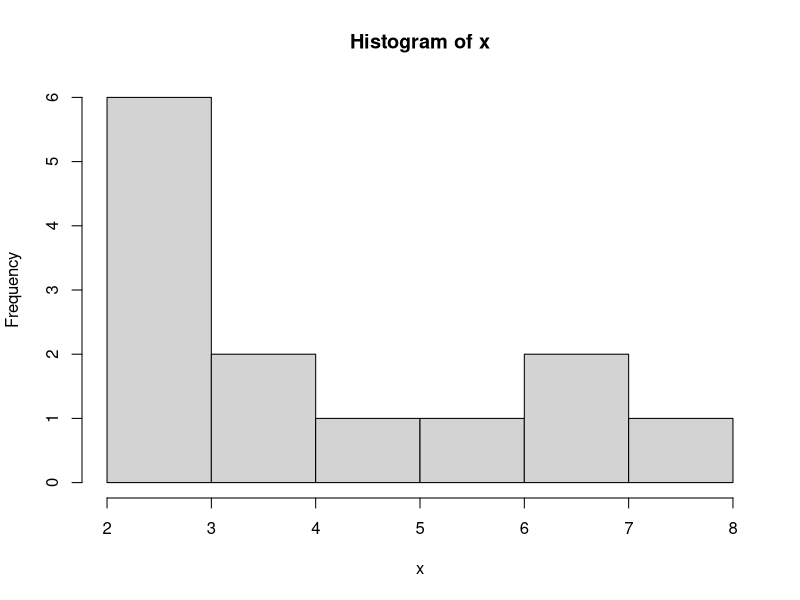
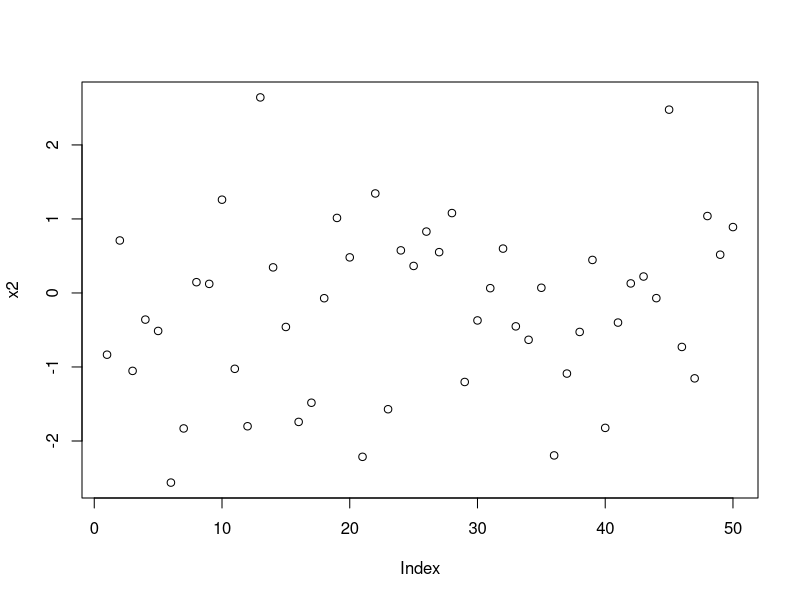
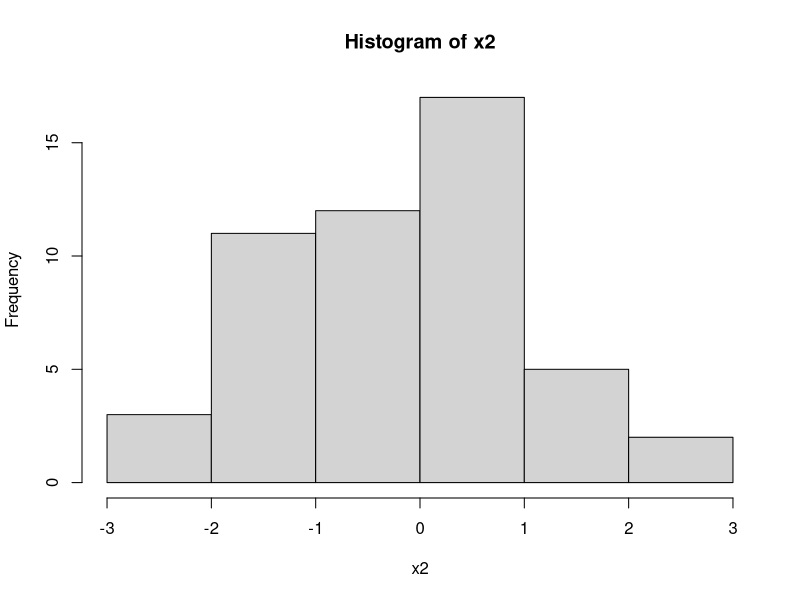
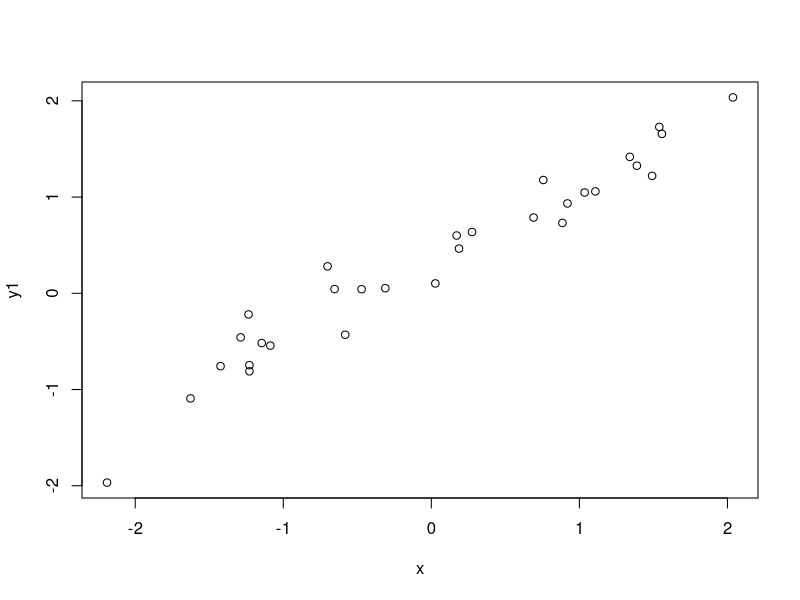
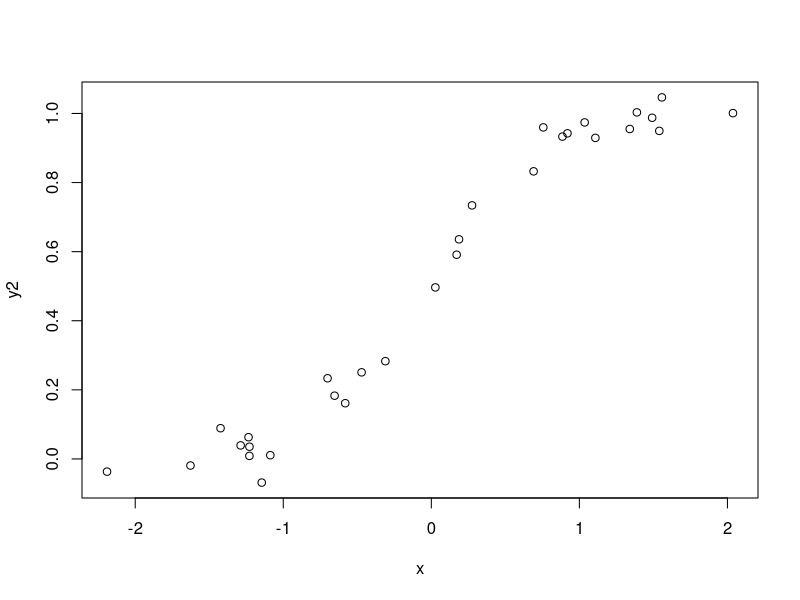

These figures' R source, in order:
################################################################################
############################ DESCRIPTIVE STATISTICS ############################
################################################################################

library("modeest")

x <- c(3,6,7,4,3,2,5,4,3,3,7,8,3)
mlv(x, method = "mfv")
hist(x)


x2 <- rnorm(50)
x2
plot(x2)
hist(x2)

mlv(x2,method="naive",bw=1/3) # finds interval with more observations (and considers the middle point as the mode)
mlv(x2,method="parzen",kernel="gaussian")

######################## MEASURES OF CENTRAL TENDENCY ##########################

x3<-c(3,6,NA,7,4,3,2,5,4,3,NA,3,7,8,3)
median(x3,na.rm=TRUE) # NOT sensitive to outliers
# arithmetic mean
mean(x3, na.rm=TRUE) # sensitive to outliers
mean(x2,na.rm=TRUE,trimm=0.1) # truncated mean (trimming data) remove outliers- here removing 0.1 or 10% from each tail of the distribution


# MEANS FOR vars that by nature are not additive or linear, but multiplicative, exponential or logarithmic

# GEOMETRIC mean 
# geometric mean good for rates of change
require(psych)
geometric.mean(x3)

# HARMONIC MEAN
# for ranges with high magnitudes (not for rates of change) 
require(psych)
harmonic.mean(x3)

############################ MEASURES OF DISPERSION ############################

#VARIANCE
z <- rnorm(13)
z

var(z) # variance (squared values of vars) (since square no negative values) (so used in models)
sd(z) # square root of variance (dispersion in same scale of vars) (better than var() to descibe the data so easier to interpret)
# sd for data n < 13 sd should be calculated dividing by n-1 bather than dividing by n

# never use standard error to describe data. it is useful for estimation of parameters

# Coefficient or Variation (useful to compare vars which have diff scales)
# divide standard deviation by the mean: cv = sd/mean


# Interquartile Range
a <- rnorm(1000)
IQR(a)

### CORRELATION COEFICIENT

# PARAMETRIC VS NON-PARAMETRIC

# PARAMETRIC ASSUMES DATA FOLLOW A DISTRIBUTION (normally normal)

# Perason's corr coef. - Parametric
# only for nomral distrib AND linear dependence 
# measures covariance (level of association between vars)


# NON-PARAMETRIC COEFICCIENTS
# No assumptions of normality or linearity
# One assumption: MONOTONIC (always increase or decrease)
# used for ranks

# Spearman's
# rank. (can also be used for ordinal vars for large data)

# Kendal (for ordinal vars with small data (n))


######### compare coefficients

x<-rnorm(30)
y1 <- (0.7*x+0.3)+rnorm(30,0,0.25) # rnorm() to add noise
y1
plot(x,y1)

y2<-(1/(1+exp(-2.5*x)))+rnorm(30,0,0.05) # sigmoid
plot(x, y2)

cor.test(x,y1,method="pearson") # good data for pearson
cor.test(x,y1,method="spearman")
cor.test(x,y1,method="kendall")

cor.test(x,y2,method="pearson") # good data for spearman
cor.test(x,y2,method="spearman")
cor.test(x,y2,method="kendall")
